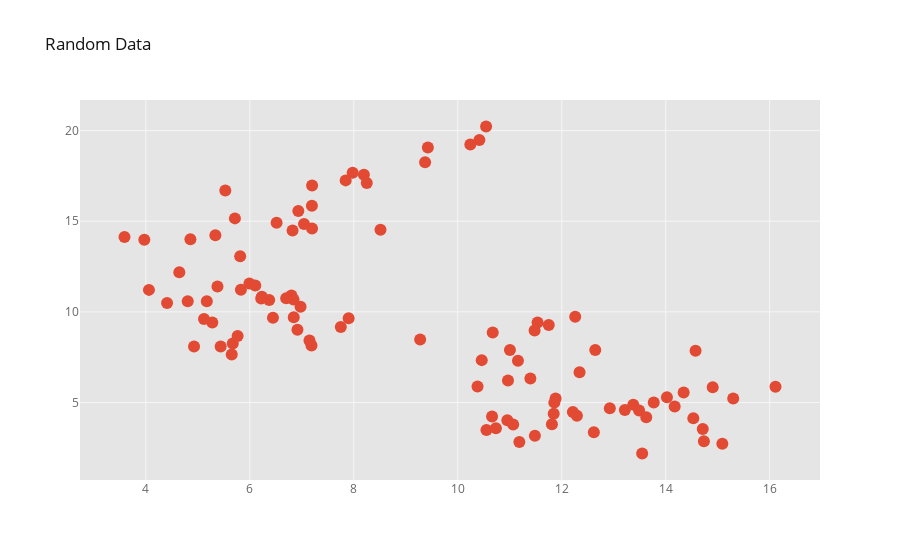

Notebook cell for this chart:
### Code cell
df.iplot(x='A', y='B', mode='markers', title='Random Data')
